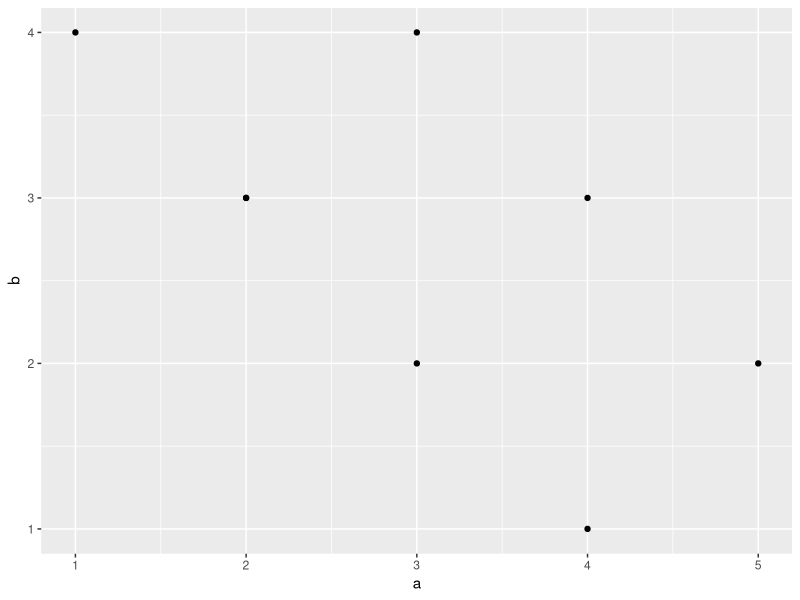
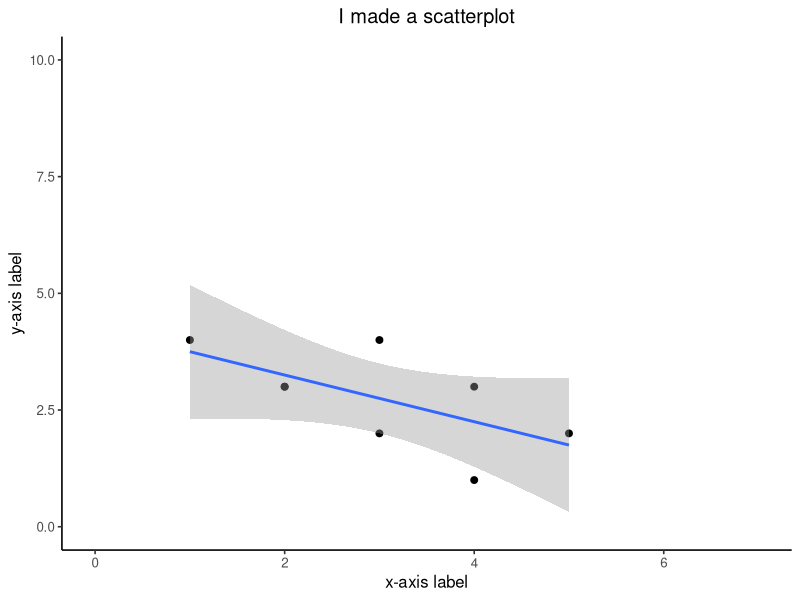
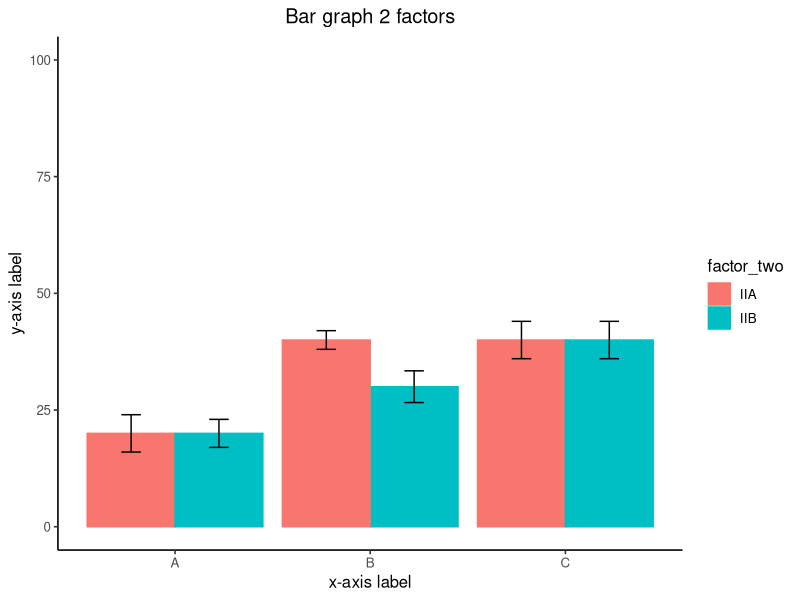

Source code (R) for these figures, in order:
## ---- chunk 1
knitr::opts_chunk$set(message=FALSE,warning=FALSE, cache=TRUE)
## ---- chunk 2
a <- data.frame()
Names <- c("Peter","Paul","Mary")
Ages <- c(1000,1200,100)
Sex <- c("M","M","F")
my_df <- data.frame(Names,Ages,Sex)
## ---- chunk 3
a <- data.frame()
Names <- c("Peter","Paul","Mary",NA)
Ages <- c(1000,1200,100,50)
Sex <- c("M","M","F",NA)
my_df <- data.frame(Names,Ages,Sex)
## ---- chunk 4
a <- data.frame()
Names <- c("Peter","Paul","Mary",NA)
Ages <- c(1000,1200,100,50)
Sex <- c("M","M","F",NA)
my_df <- data.frame(Names,Ages,Sex)
my_df$Names <- as.character(my_df$Names)
my_df$Names
## ---- chunk 5
# Create dataframe
a <- c(1,2,3,2,3,4,5,4)
b <- c(4,3,4,3,2,1,2,3)
plot_df <- data.frame(a,b)


# basic scatterplot
library(ggplot2)
ggplot(plot_df, aes(x=a,y=b))+
  geom_point()
## ---- chunk 6
a <- c(1,2,3,2,3,4,5,4)
b <- c(4,3,4,3,2,1,2,3)
plot_df <- data.frame(a,b)

# customize, add regression line
library(ggplot2)
ggplot(plot_df, aes(x=a,y=b))+
  geom_point(size=2)+
  geom_smooth(method=lm)+
  coord_cartesian(xlim=c(0,7),ylim=c(0,10))+
  xlab("x-axis label")+
  ylab("y-axis label")+
  ggtitle("I made a scatterplot")+
  theme_classic(base_size=12)+
  theme(plot.title = element_text(hjust = 0.5))
## ---- chunk 7
factor_one <- rep(as.factor(c("A","B","C")),2)
factor_two <- rep(as.factor(c("IIA","IIB")),3)
dv_means <- c(20,30,40,20,40,40)
dv_SEs   <- c(4,3.4,4,3,2,4)
plot_df <- data.frame(factor_one,
                      factor_two,
                      dv_means,
                      dv_SEs)

library(ggplot2)
ggplot(plot_df, aes(x=factor_one,y=dv_means,
                    group=factor_two,
                    color=factor_two,
                    fill=factor_two))+
  geom_bar(stat="identity", position="dodge")+
  geom_errorbar(aes(ymin=dv_means-dv_SEs,
                    ymax=dv_means+dv_SEs),
                position=position_dodge(width=0.9),
                width=.2,
                color="black")+
  coord_cartesian(ylim=c(0,100))+
  xlab("x-axis label")+
  ylab("y-axis label")+
  ggtitle("Bar graph 2 factors")+
  theme_classic(base_size=12)+
  theme(plot.title = element_text(hjust = 0.5))
